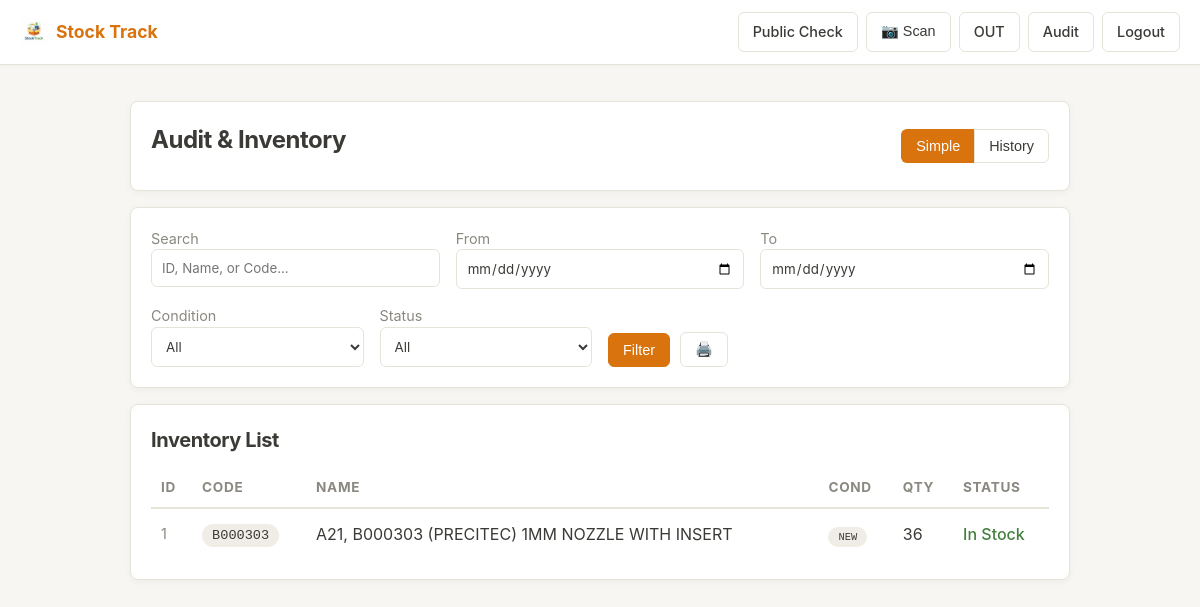
The app's page /audit.php (signed in) with its own data.
### tables this page shows
CREATE TABLE items (
            id INTEGER PRIMARY KEY AUTOINCREMENT,
            item_code TEXT NOT NULL,
            item_name TEXT NOT NULL,
            condition TEXT NOT NULL DEFAULT 'NEW',
            qty INTEGER NOT NULL DEFAULT 0,
            is_deleted INTEGER DEFAULT 0,
            created_at TEXT NOT NULL DEFAULT (datetime('now')),
            updated_at TEXT NOT NULL DEFAULT (datetime('now')), min_qty INTEGER NOT NULL DEFAULT 0,
            UNIQUE(item_code, condition)
        );

### app/auth.php (called while the page is built, shortened)
<?php
function h(string $s): string { return htmlspecialchars($s, ENT_QUOTES, 'UTF-8'); }

### audit.php (the view, shortened to what this page needs)
<?php
require_once __DIR__ . '/app/layout.php';
$pdo = db();
$view = $_GET['view'] ?? $_SESSION['user']['view_pref'] ?? 'SIMPLE';
$view = ($view === 'ALL') ? 'ALL' : 'SIMPLE';
$q = trim($_GET['q'] ?? '');
$from = $_GET['from'] ?? '';
$to = $_GET['to'] ?? '';
$args = [];
$where = [];
if ($view === 'SIMPLE') {
    $where[] = "i.is_deleted = 0";
    $sql = "SELECT * FROM items i";
    if($where) $sql .= " WHERE " . implode(" AND ", $where);
    $sql .= " ORDER BY i.item_name ASC";
    $rows = $pdo->prepare($sql);
    $rows->execute($args);
    $rows = $rows->fetchAll();
}
?>
<div class="card controls-bar">
  <h1>Audit & Inventory</h1>
  <div class="view-toggle">
    <button class="btn <?php echo $view==='SIMPLE'?'active-view':''; ?>" onclick="setView('SIMPLE')">Simple</button>
    <button class="btn <?php echo $view==='ALL'?'active-view':''; ?>" onclick="setView('ALL')">History</button>
  </div>
</div>
<div class="card">
  <form method="get" class="grid" id="auditFilter">
    <div class="col-4"><div class="muted">Search</div><input name="q" value="<?php echo h($q); ?>" placeholder="ID, Name, or Code..." /></div>
    <div class="col-4"><div class="muted">From</div><input type="date" name="from" value="<?php echo h($from); ?>" /></div>
    <div class="col-4"><div class="muted">To</div><input type="date" name="to" value="<?php echo h($to); ?>" /></div>
    <div class="col-3"><div class="muted">Condition</div>
        <select name="condition">
            <option value="ALL">All</option>
        </select>
    </div>
    <div class="col-3"><div class="muted">Status</div>
        <select name="status">
            <option value="ALL">All</option>
        </select>
    </div>
    <div class="col-6" style="display:flex; align-items:flex-end; gap:10px;">
        <button class="btn" type="submit">Filter</button>
        <button class="btn" type="button" onclick="window.print()">🖨️</button>
    </div>
  </form>
</div>
<div class="card">
  <?php if($view === 'SIMPLE'): ?>
    <h2>Inventory List</h2>
    <table>
      <thead><tr><th>ID</th><th>Code</th><th>Name</th><th>Cond</th><th>Qty</th><th>Status</th></tr></thead>
      <tbody>
        <?php foreach($rows as $r):
             $condLbl = $r['condition']=='NEW' ? 'NEW' : ($r['condition']=='REPAIRED'?'??? REP':'?? FLT');
             $condCls = $r['condition']=='NEW' ? 'pill' : ($r['condition']=='REPAIRED'?'pill pill-adjust':'pill pill-take');
             $qty = (int)$r['qty'];
             $min = (int)($r['min_qty'] ?? 0);
             $rowClass = ($qty <= $min && $qty > 0) ? 'row-low-stock' : '';
        ?>
        <tr class="<?php echo $rowClass; ?>" onclick="showItemDetails(<?php echo $r['id']; ?>, '<?php echo h($r['item_name']); ?>')" style="cursor:pointer">
          <td class="muted"><?php echo (int)$r['id']; ?></td>
          <td><span class="pill"><?php echo h($r['item_code']); ?></span></td>
          <td><?php echo h($r['item_name']); ?></td>
          <td><span class="<?php echo $condCls; ?>" style="font-size:0.8em"><?php echo $condLbl; ?></span></td>
          <td><?php echo $qty; ?></td>
          <td><?php echo $qty>0 ? "<span class='good'>In Stock</span>" : "<span class='bad'>Out of Stock</span>"; ?></td>
        </tr>
        <?php endforeach; ?>
      </tbody>
    </table>
  <?php endif; ?>
</div>

### assets/style.css (style rules this page uses)
:root { --bg-body: #f7f6f3; --bg-card: #ffffff; --bg-input: #ffffff; --border: #e6e4d9; --text-main: #3b3a36; --text-muted: #8a8880; --primary: #d9730d; --primary-hover: #bf6308; --pill-bg: #f0ede6; --success: #44803f; --success-bg: #d4edda; --success-text: #155724; --danger: #cf4638; --danger-bg: #f8d7da; --danger-text: #721c24; --shadow: 0 2px 8px rgba(0,0,0,0.04); --font-base: -apple-system, BlinkMacSystemFont, "Segoe UI", Roboto, Helvetica, Arial, sans-serif; }
* { box-sizing: border-box; }
body { margin: 0; font-family: var(--font-base); background: var(--bg-body); color: var(--text-main); line-height: 1.5; }
.btn { display: inline-flex; align-items: center; gap: 6px; padding: 8px 14px; border: 1px solid var(--border); border-radius: 6px; background: var(--bg-input); color: var(--text-main); font-size: 0.9rem; font-weight: 500; cursor: pointer; transition: all 0.2s; }
button[type="submit"] { background: var(--primary); color: white; border-color: var(--primary); }
.card { background: var(--bg-card); border: 1px solid var(--border); border-radius: 8px; padding: 20px; margin: 16px 0; box-shadow: var(--shadow); }
h1, h2 { margin: 0 0 12px 0; letter-spacing: -0.02em; }
h1 { font-size: 1.5rem; }
h2 { font-size: 1.25rem; }
.muted { color: var(--text-muted); font-size: 0.9rem; }
.grid { display: grid; grid-template-columns: repeat(12, 1fr); gap: 16px; }
.col-6 { grid-column: span 6; }
.col-4 { grid-column: span 4; }
.col-3 { grid-column: span 3; }
input, select, textarea { width: 100%; padding: 10px; border-radius: 6px; border: 1px solid var(--border); background: var(--bg-input); color: var(--text-main); outline: none; font-family: inherit; transition: border-color 0.2s; }
table { width: 100%; border-collapse: collapse; min-width: 600px; }
th { text-align: left; color: var(--text-muted); font-size: 0.85rem; text-transform: uppercase; letter-spacing: 0.05em; border-bottom: 2px solid var(--border); padding: 10px; }
td { padding: 12px 10px; border-bottom: 1px solid var(--border); }
tr:last-child td { border-bottom: none; }
.pill { padding: 4px 10px; border-radius: 99px; background: var(--pill-bg); font-size: 0.85rem; font-family: monospace; }
.good { color: var(--success); font-weight: 500; }
.controls-bar { display: flex; justify-content: space-between; align-items: center; flex-wrap: wrap; gap: 10px; }
.view-toggle { display: flex; gap: 0; }
.view-toggle .btn { border-radius: 0; border-right: none; }
.view-toggle .btn:first-child { border-top-left-radius: 6px; border-bottom-left-radius: 6px; }
.view-toggle .btn:last-child { border-top-right-radius: 6px; border-bottom-right-radius: 6px; border-right: 1px solid var(--border); }
.active-view { background: var(--primary) !important; color: white !important; border-color: var(--primary) !important; }

### audit.php (style rules this page uses)
.active-view { background:var(--primary);color:#fff;border-color:var(--primary); }

### records on screen
items: id "1", item_code "B000303", item_name "A21, B000303 (PRECITEC) 1MM NOZZLE WITH INSERT", condition "NEW", qty "36", shows "In Stock"
